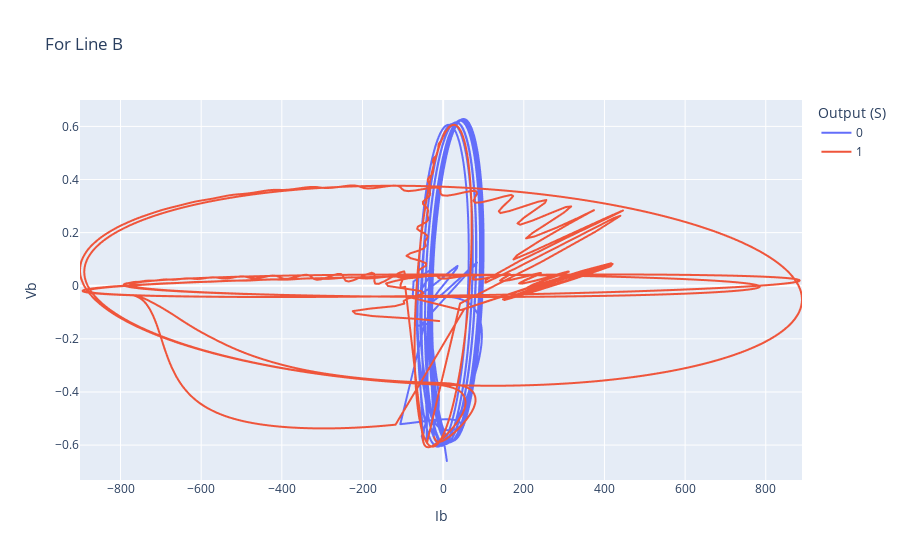

Notebook code for this chart:
### Code cell
fig = px.line(ddtr, x = "Ib", y = "Vb", title="For Line B", color = "Output (S)")
fig.show()

### Figure 1 — Plotly figure (JSON) as saved in the notebook; plotly's stock layout.template omitted (floating-point values rounded to 4 significant figures; data arrays with more than 128 entries replaced by an {"elided": "..."} marker saying what was removed)
{"data": [{"hovertemplate": "Output (S)=0<br>Ib=%{x}<br>Vb=%{y}<extra></extra>", "legendgroup": "0", "line": {"color": "#636efa", "dash": "solid"}, "marker": {"symbol": "circle"}, "mode": "lines", "name": "0", "showlegend": true, "type": "scattergl", "x": {"elided": "6505 float values"}, "xaxis": "x", "y": {"elided": "6505 float values"}, "yaxis": "y"}, {"hovertemplate": "Output (S)=1<br>Ib=%{x}<br>Vb=%{y}<extra></extra>", "legendgroup": "1", "line": {"color": "#EF553B", "dash": "solid"}, "marker": {"symbol": "circle"}, "mode": "lines", "name": "1", "showlegend": true, "type": "scattergl", "x": {"elided": "5496 float values"}, "xaxis": "x", "y": {"elided": "5496 float values"}, "yaxis": "y"}], "layout": {"legend": {"title": {"text": "Output (S)"}, "tracegroupgap": 0}, "title": {"text": "For Line B"}, "xaxis": {"anchor": "y", "domain": [0, 1], "title": {"text": "Ib"}}, "yaxis": {"anchor": "x", "domain": [0, 1], "title": {"text": "Vb"}}}}
